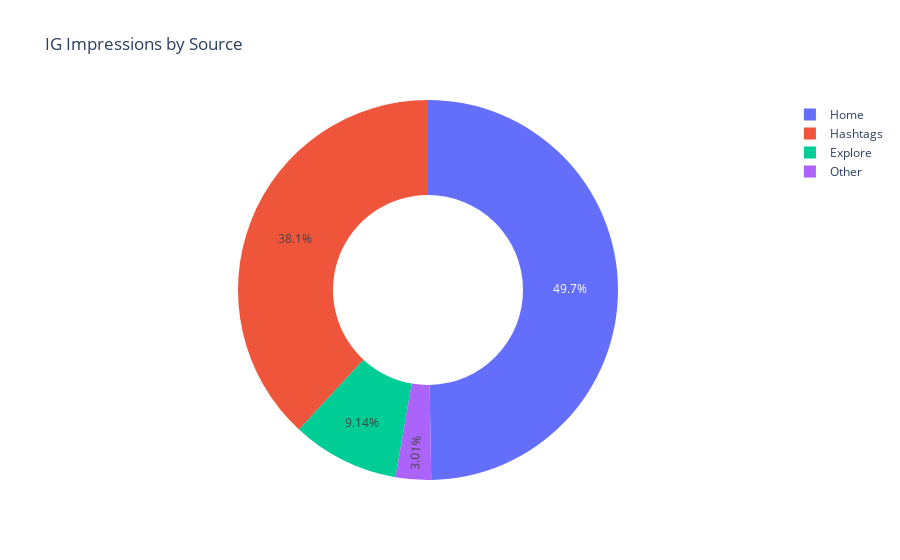

Notebook code for this chart:
### Markdown cell above
# Visual Analysis

### Code cell
home = df['From Home'].sum()
hashtags = df['From Hashtags'].sum()
explore = df['From Explore'].sum()
other = df['From Other'].sum()

labels = ['Home', 'Hashtags', 'Explore', 'Other']
values = [home, hashtags, explore, other]

fig = px.pie(df, values=values, names=labels, title='IG Impressions by Source', hole=0.5)

fig.show()

# Hover over slices to see individual values!

### Figure 1 — Plotly figure (JSON) as saved in the notebook; plotly's stock layout.template omitted (floating-point values rounded to 4 significant figures)
{"data": [{"domain": {"x": [0, 1], "y": [0, 1]}, "hole": 0.5, "hovertemplate": "label=%{label}<br>value=%{value}<extra></extra>", "labels": ["Home", "Hashtags", "Explore", "Other"], "legendgroup": "", "name": "", "showlegend": true, "type": "pie", "values": [224513, 172087, 41287, 13587]}], "layout": {"legend": {"tracegroupgap": 0}, "title": {"text": "IG Impressions by Source"}}}
